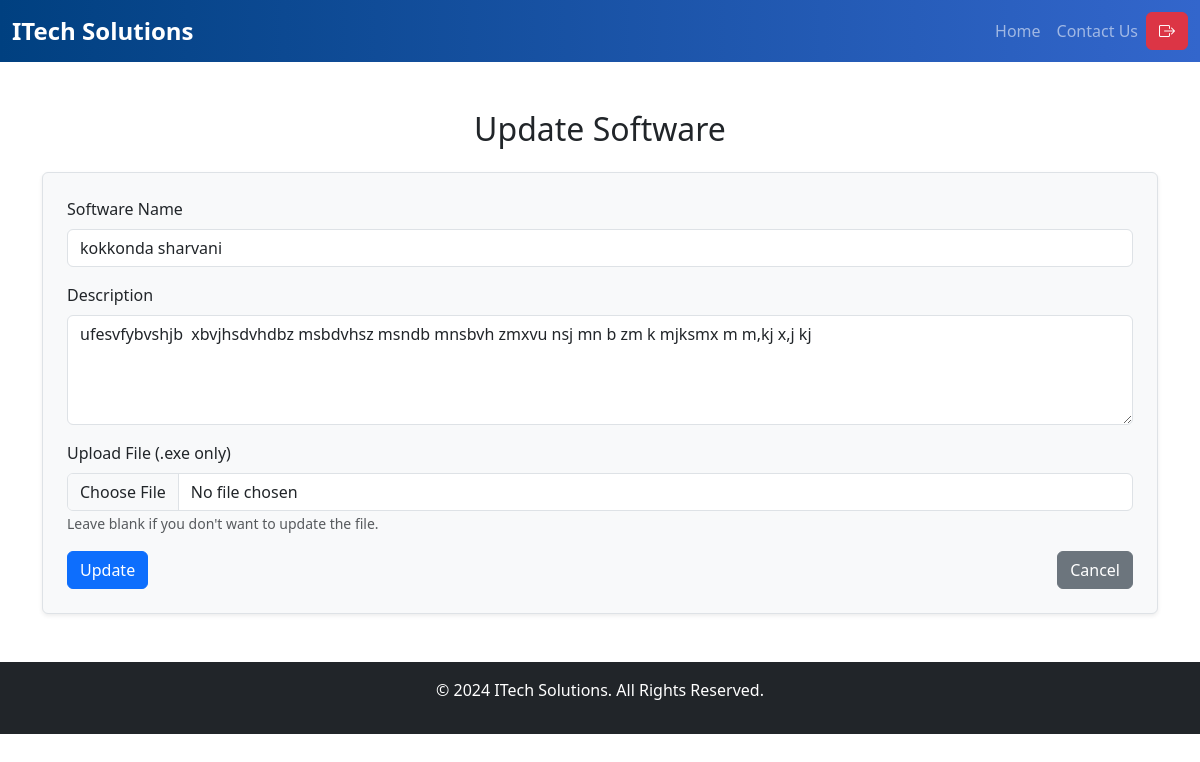
Page /update/12/ (signed in) on the committed database.
### itech_solutions/models.py (models this page shows, shortened)
class Software(models.Model):
    name = models.CharField(max_length=255)
    description = models.TextField()
    file = models.FileField(upload_to="software_files/")
    uploaded_at = models.DateTimeField(auto_now_add=True)

### itech_solutions/views.py (the view, shortened to what this page needs)
# urls.py: path('update/<int:id>/', login_required(views.update_software), name='update_software'),
def update_software(request, id):
    software = get_object_or_404(Software, id=id)  # Get the software object by id
    return render(request, 'update_form.html', {'software': software})

### itech_solutions/templates/update_form.html (shortened to what this page needs)
{% extends 'base.html' %}
{% block content %}
<div class="container my-5">
    <h2 class="text-center mb-4">Update Software</h2>
    <form action="" method="post" enctype="multipart/form-data"class="p-4 border rounded shadow-sm bg-light">
        <div class="mb-3">
            <label for="name" class="form-label">Software Name</label>
            <input type="text" id="name" name="name" class="form-control" value="{{ software.name }}" required>
        </div>
        <div class="mb-3">
            <label for="description" class="form-label">Description</label>
            <textarea id="description" name="description" class="form-control" rows="4" required>{{ software.description }}</textarea>
        </div>
        <div class="mb-3">
            <label for="file" class="form-label">Upload File (.exe only)</label>
            <input type="file" id="file" name="file" class="form-control" accept=".exe">
            <small class="form-text text-muted">Leave blank if you don't want to update the file.</small>
        </div>
        <div class="d-flex justify-content-between">
            <button type="submit" class="btn btn-primary">Update</button>
            <a href="{% url 'software_list' %}" class="btn btn-secondary">Cancel</a>
        </div>
    </form>
</div>
{% endblock %}

### rows in the picture
Software: name "kokkonda sharvani", description "ufesvfybvshjb xbvjhsdvhdbz msbdvhsz msndb mnsbvh zmxvu nsj mn b zm k mjksmx m m,kj x,j kj"
